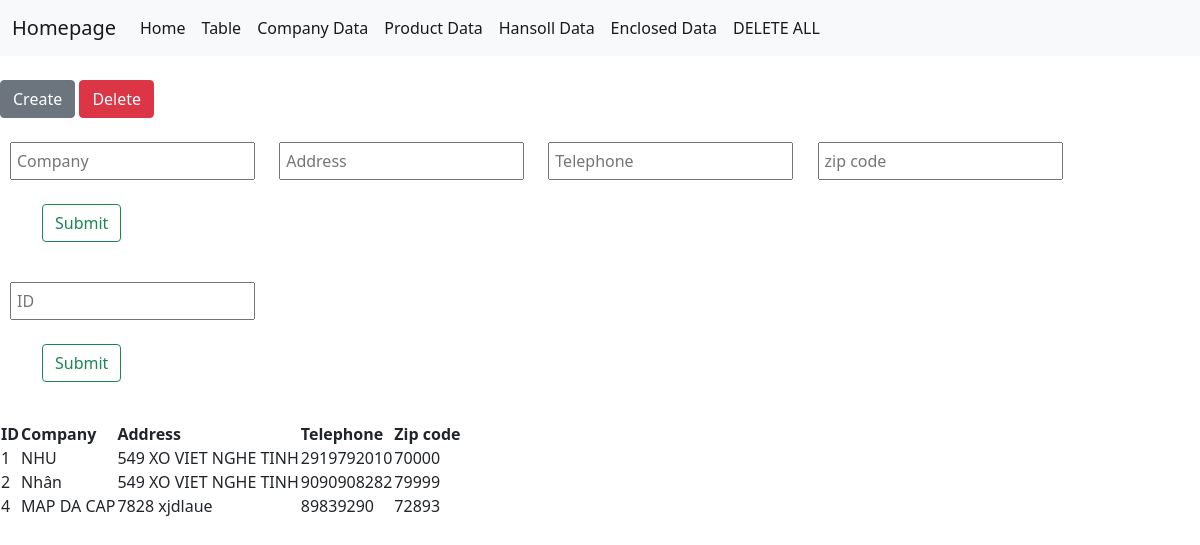
/companytable, run on the app's committed database.
### app.py (models this page shows, shortened)
class Companies(db.Model):
    __tablename__ = "companies"
    id = db.Column(db.Integer, primary_key = True)
    company = db.Column(db.String(64))
    address = db.Column(db.String(500))
    telephone = db.Column(db.String(64))
    zipcode = db.Column(db.String(64))

### app.py (the view)
@app.route('/companytable', methods=["POST", "GET"])
def companytable():
    data_companies = Companies.query.all()
    form = CompanyForm()
    form2 = CompanyDeleteForm()
    return render_template('companyTable.html', data_companies=data_companies, form=form, form2=form2)

### forms.py
class CompanyForm(FlaskForm):
    company = StringField('Company', validators=[DataRequired()])
    address = StringField('Address', validators=[DataRequired()])
    telephone = StringField('Telephone', validators=[DataRequired()])
    zipcode = StringField('Zipcode', validators=[DataRequired()])
    submit = SubmitField('Submit')

class CompanyDeleteForm(FlaskForm):
    id = IntegerField("ID", validators=[DataRequired()])
    submit = SubmitField('DELETE')

### templates/companyTable.html (shortened to what this page needs)
{% extends 'index.html' %}
{% block content %}
<br>
<span class="btn-company"><button type="button" id="create_company" class="btn btn-secondary">Create</button></span>
<span class="btn-company"><button type="button" id="delete_company" class="btn btn-danger">Delete</button></span>
<br>
<br>
<div class="company-create-wrapper">
<form action="{{url_for('company_create')}}" method="POST" novalidate>
      <div>
        {{ form.company(class='sth', placeholder="Company", id="companyInput") }}
        {{ form.address(class='sth',placeholder="Address", id="addressInput") }}
        {{ form.telephone(class='sth',placeholder="Telephone", id="telephoneInput") }}
        {{ form.zipcode(class='sth',placeholder="zip code", id="zipInput") }}
      </div>
      <br>
      <div class="container">
      {{ form.submit(class="btn btn-outline-success", value="Submit") }}
    </div>
  </form>
</div>
<br>
<div class="company-delete-wraper">
  <form action="{{url_for('company_delete')}}" method="POST" novalidate>
      <div>
        {{ form2.id(class='sth', placeholder="ID", id="idDelete") }}
      </div>
      <br>
      <div class="container">
      {{ form2.submit(class="btn btn-outline-success", value="Submit") }}
    </div>
  </form>
</div>
<br>
<div class="company-table-wrapper">
    <table>
        <th>ID</th>
        <th>Company</th>
        <th>Address</th>
        <th>Telephone</th>
        <th>Zip code</th>
        {% for company in data_companies %}
            <tr>
                <td>{{company.id}}</td>
                <td>{{company.company}}</td>
                <td>{{company.address}}</td>
                <td>{{company.telephone}}</td>
                <td>{{company.zipcode}}</td>
            </tr>
        {% endfor %}
    </table>
</div>
{% endblock %}

### static/style.css (style rules this page uses)
.sth { margin-left: 10px; margin-right: 10px; padding: 5px; }

### data on the page
Companies: id "1", company "NHU", address "549 XO VIET NGHE TINH", telephone "2919792010", zipcode "70000"
Companies: id "2", company "Nhân", address "549 XO VIET NGHE TINH", telephone "9090908282", zipcode "79999"
Companies: id "4", company "MAP DA CAP", address "7828 xjdlaue", telephone "89839290", zipcode "72893"
